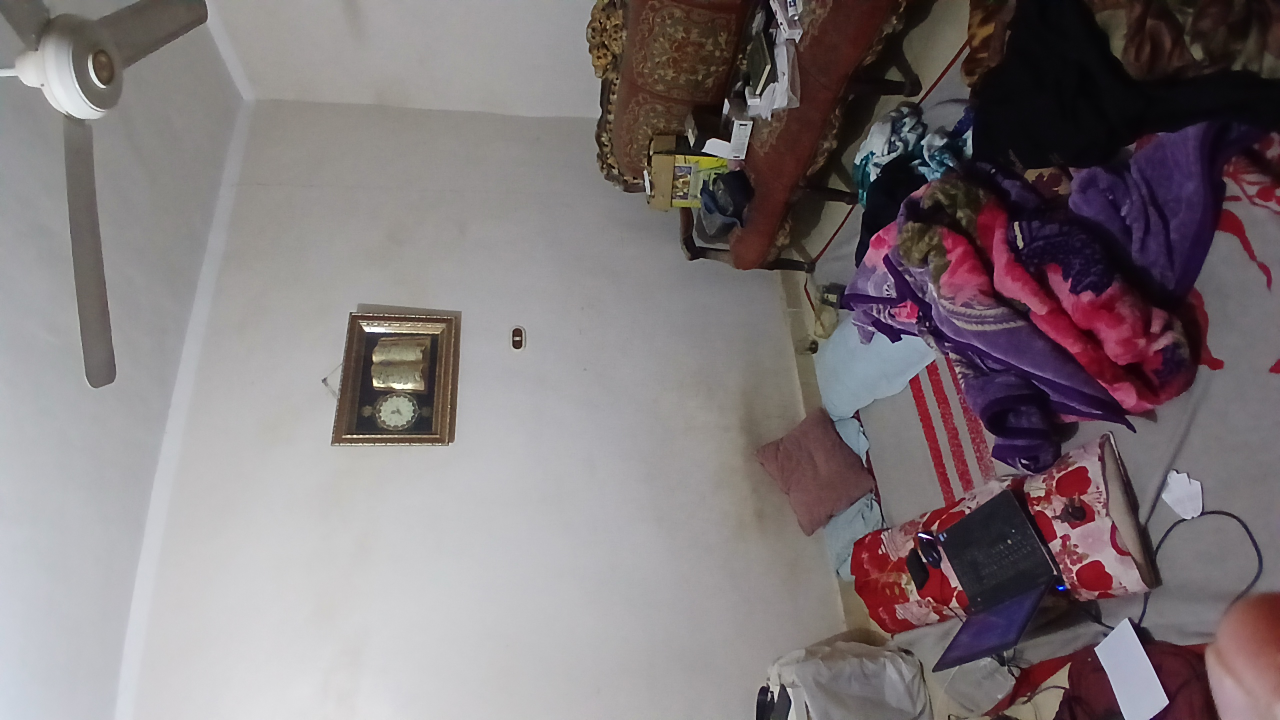
#> input picture maskan3d-lab/analysis/input/images/٢٠٢٦١١٠١_١٨١٦٤٢.jpg, 2560 x 1440 px (shown at 1/2 size); its folder holds only this picture in this run
$ python 03_image_quality.py   (older library calls are emulated)
#> lines starting #> are read from the running program, lines starting #| are printed output that depends on the picture
import os
import glob
import json
import csv
import numpy as np
import cv2
from PIL import Image, ExifTags
from pathlib import Path

INPUT_DIR = Path(r"d:\Projects\maskan-lab\maskan3d-lab\analysis\input\images")
RAW_DIR = Path(r"d:\Projects\maskan-lab\maskan3d-lab\analysis\raw")
RAW_DIR.mkdir(parents=True, exist_ok=True)

def robust_z_score(values):
    vals = np.array(values, dtype=float)
    med = np.median(vals)
    mad = np.median(np.abs(vals - med))
    if mad == 0:
        return np.zeros_like(vals)
    return (vals - med) / (1.4826 * mad)

image_paths = sorted(glob.glob(str(INPUT_DIR / "*.jpg")))
print(f"Analyzing {len(image_paths)} images...")

records = []
for p in image_paths:
    fname = os.path.basename(p)
    file_size_kb = round(os.path.getsize(p) / 1024, 2)

    # 1. EXIF analysis via PIL
    has_exif = False
    make = None
    model = None
    focal_length = None
    datetime_str = None
    orientation = None

    with Image.open(p) as img:
#> img is the input picture: PIL image 2560x1440 RGB; mean R, G, B 127.8, 119, 121.5
        width, height = img.size
        raw_exif = img.getexif()
        if raw_exif:
            has_exif = True
            for tag_id, val in raw_exif.items():
                tag = ExifTags.TAGS.get(tag_id, tag_id)
                if tag == "Make":
                    make = str(val).strip()
                elif tag == "Model":
                    model = str(val).strip()
                elif tag == "FocalLength":
                    try:
                        focal_length = float(val)
                    except:
                        focal_length = str(val)
                elif tag == "DateTime":
                    datetime_str = str(val).strip()
                elif tag == "Orientation":
                    orientation = val
#> this loop made 20 passes
#> (tag_id, val, tag, orientation) on pass 6: (274, 6, 'Orientation', 6)

        # Also check exif IFD for FocalLength if not in 0th IFD
        if has_exif and focal_length is None:
            try:
                exif_ifd = raw_exif.get_ifd(ExifTags.IFD.Exif)
#> exif_ifd = 33 items
                if exif_ifd and 37386 in exif_ifd: # 37386 is FocalLength
                    focal_length = float(exif_ifd[37386])
#> focal_length = 1.4
            except:
                pass

        # Convert to numpy array safely without OpenCV unicode path bugs
        rgb = np.array(img.convert('RGB'))

    # Grayscale for metrics
    gray = cv2.cvtColor(rgb, cv2.COLOR_RGB2GRAY)
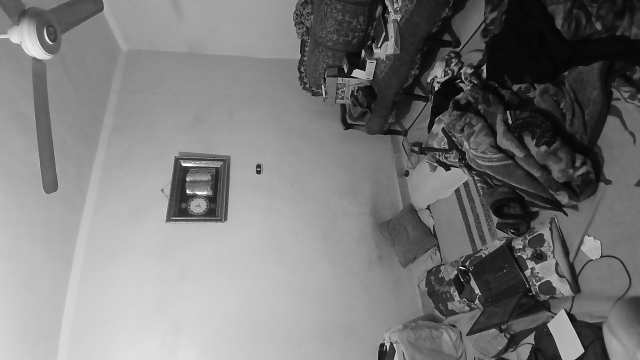
#> gray: shape (1440, 2560) (shown at 1/4 size); min 0, max 255, mean 121.9

    # Blur score: variance of Laplacian
    laplacian = cv2.Laplacian(gray, cv2.CV_64F)
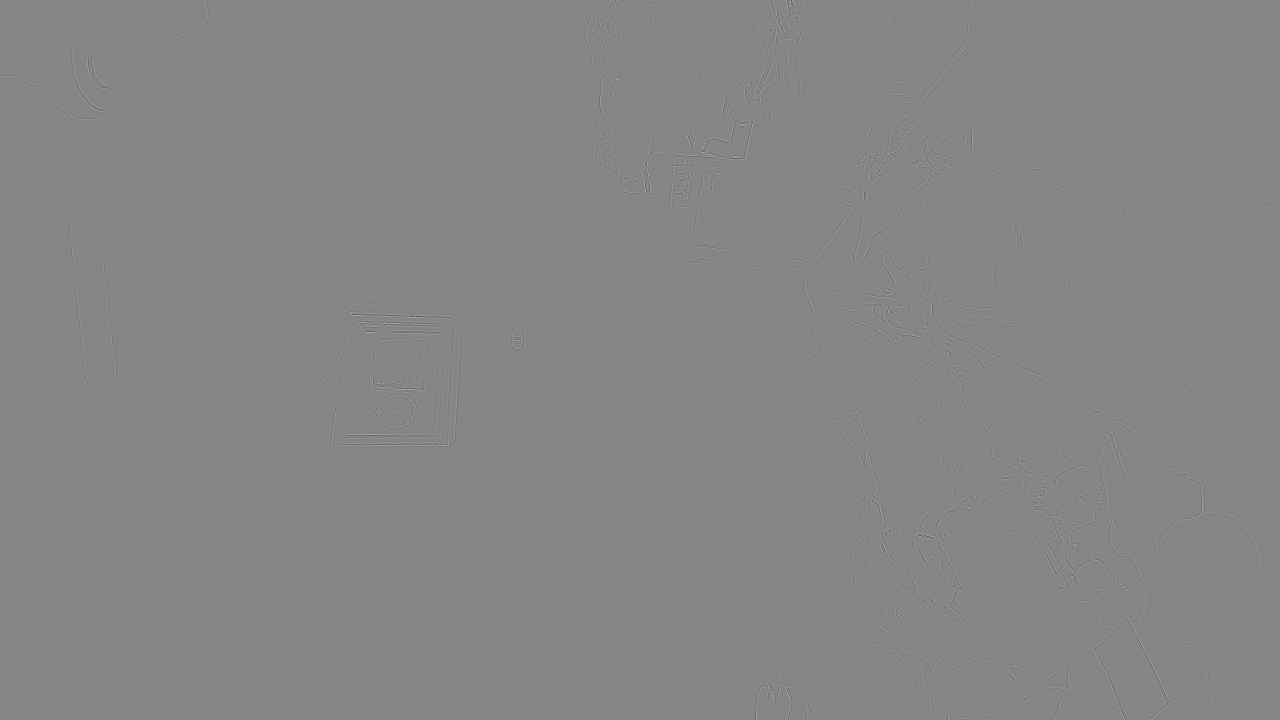
#> laplacian: shape (1440, 2560) float64 (shown at 1/2 size); min -386, max 352, mean 0; drawn with min black and max white
    blur_score = float(laplacian.var())
#> blur_score = 100.2

    # Mean brightness
    mean_brightness = float(np.mean(gray))
#> mean_brightness = 121.9

    # Clipped highlights ratio (pixels >= 250)
    clipped_ratio = float(np.mean(gray >= 250))
#> clipped_ratio = 0.000256

    # Clipped shadows ratio (pixels <= 5)
    shadow_ratio = float(np.mean(gray <= 5))
#> shadow_ratio = 0.000952

    records.append({
        "filename": fname,
        "width": width,
        "height": height,
        "resolution": f"{width}x{height}",
        "file_size_kb": file_size_kb,
        "has_exif": has_exif,
        "make": make,
        "model": model,
        "focal_length": focal_length,
        "datetime": datetime_str,
        "orientation": orientation,
        "blur_score": blur_score,
        "mean_brightness": mean_brightness,
        "clipped_highlights_ratio": clipped_ratio,
        "shadow_ratio": shadow_ratio
    })

# Compute robust z-scores across population
blur_scores = [r["blur_score"] for r in records]
#> blur_scores = [100.2]
brightness_scores = [r["mean_brightness"] for r in records]
#> brightness_scores = [121.9]
clipped_scores = [r["clipped_highlights_ratio"] for r in records]
#> clipped_scores = [0.000256]

blur_z = robust_z_score(blur_scores)
#> in robust_z_score, `vals = np.array(values, dtype=float)`: vals = [100.2]
#> in robust_z_score, `med = np.median(vals)`: med = 100.2
#> in robust_z_score, `mad = np.median(np.abs(vals - med))`: mad = 0
#> blur_z = [0]
bright_z = robust_z_score(brightness_scores)
#> bright_z = [0]
clip_z = robust_z_score(clipped_scores)
#> clip_z = [0]

for i, r in enumerate(records):
    r["blur_z_score"] = float(round(blur_z[i], 3))
    r["brightness_z_score"] = float(round(bright_z[i], 3))
    r["clipped_z_score"] = float(round(clip_z[i], 3))

    # Flag outliers (threshold |z| > 2.5)
    outliers = []
    if abs(r["blur_z_score"]) > 2.5:
        outliers.append(f"blur(z={r['blur_z_score']})")
    if abs(r["brightness_z_score"]) > 2.5:
        outliers.append(f"brightness(z={r['brightness_z_score']})")
    if abs(r["clipped_z_score"]) > 2.5:
        outliers.append(f"clipped_highlights(z={r['clipped_z_score']})")

    r["is_outlier"] = len(outliers) > 0
    r["outlier_flags"] = "; ".join(outliers) if outliers else "None"
#> this loop made 1 pass

# Save CSV
csv_path = RAW_DIR / "image_quality.csv"
fieldnames = [
    "filename", "resolution", "file_size_kb", "has_exif", "make", "model", "focal_length",
    "blur_score", "mean_brightness", "clipped_highlights_ratio",
    "blur_z_score", "brightness_z_score", "clipped_z_score",
    "is_outlier", "outlier_flags"
]

with open(csv_path, "w", newline="", encoding="utf-8") as f:
    writer = csv.DictWriter(f, fieldnames=fieldnames, extrasaction="ignore")
    writer.writeheader()
    writer.writerows(records)

# Summary statistics
summary = {
    "total_images": len(records),
    "resolutions": list(set(r["resolution"] for r in records)),
    "exif_presence_count": sum(1 for r in records if r["has_exif"]),
    "cameras_identified": list(set(f"{r['make']} {r['model']}" for r in records)),
    "blur_score": {
        "min": float(round(np.min(blur_scores), 2)),
        "median": float(round(np.median(blur_scores), 2)),
        "mean": float(round(np.mean(blur_scores), 2)),
        "max": float(round(np.max(blur_scores), 2)),
        "mad": float(round(np.median(np.abs(blur_scores - np.median(blur_scores))), 2))
    },
    "mean_brightness": {
        "min": float(round(np.min(brightness_scores), 2)),
        "median": float(round(np.median(brightness_scores), 2)),
        "mean": float(round(np.mean(brightness_scores), 2)),
        "max": float(round(np.max(brightness_scores), 2)),
        "mad": float(round(np.median(np.abs(brightness_scores - np.median(brightness_scores))), 2))
    },
    "clipped_highlights_ratio": {
        "min": float(round(np.min(clipped_scores), 4)),
        "median": float(round(np.median(clipped_scores), 4)),
        "mean": float(round(np.mean(clipped_scores), 4)),
        "max": float(round(np.max(clipped_scores), 4)),
        "mad": float(round(np.median(np.abs(clipped_scores - np.median(clipped_scores))), 4))
    },
    "outliers": [r for r in records if r["is_outlier"]]
}

with open(RAW_DIR / "03_image_quality_summary.json", "w", encoding="utf-8") as f:
    json.dump(summary, f, indent=2, ensure_ascii=False)

print(f"Saved CSV to {csv_path}")
print(f"Summary: {summary['total_images']} images, Resolutions: {summary['resolutions']}, Outliers: {len(summary['outliers'])}")
#| Summary: 1 images, Resolutions: ['2560x1440'], Outliers: 0

$ run again, on maskan3d-lab/analysis/input/images/٢٠٢٦١١٠١_١٨١٦٥٤.jpg
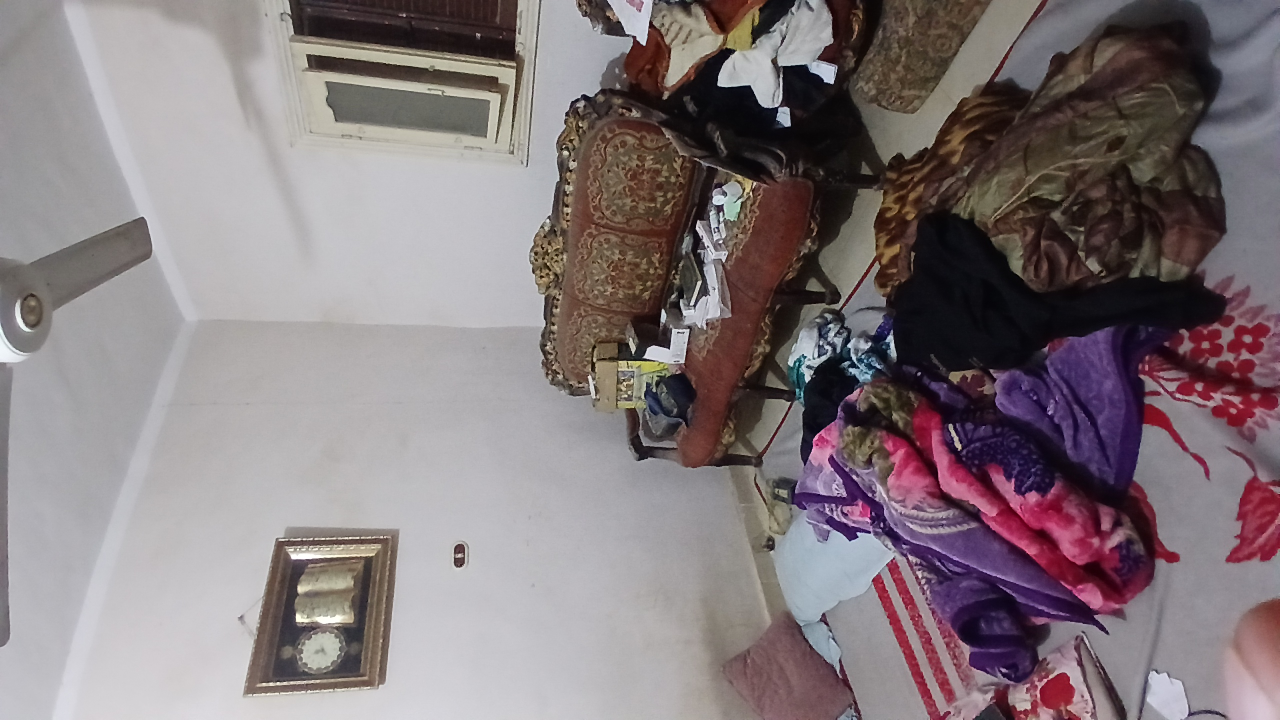
#> input picture maskan3d-lab/analysis/input/images/٢٠٢٦١١٠١_١٨١٦٥٤.jpg, 2560 x 1440 px (shown at 1/2 size)
#> img is the input picture: PIL image 2560x1440 RGB; mean R, G, B 131.3, 120.5, 123.7
#> the loop `for tag_id, val in raw_exif.items():` made 20 passes
#> (tag_id, val, tag, orientation) on pass 6: (274, 6, 'Orientation', 6)
#> exif_ifd = 33 items
#> focal_length = 1.4
#> `gray = cv2.cvtColor(rgb, cv2.COLOR_RGB2GRAY)`:
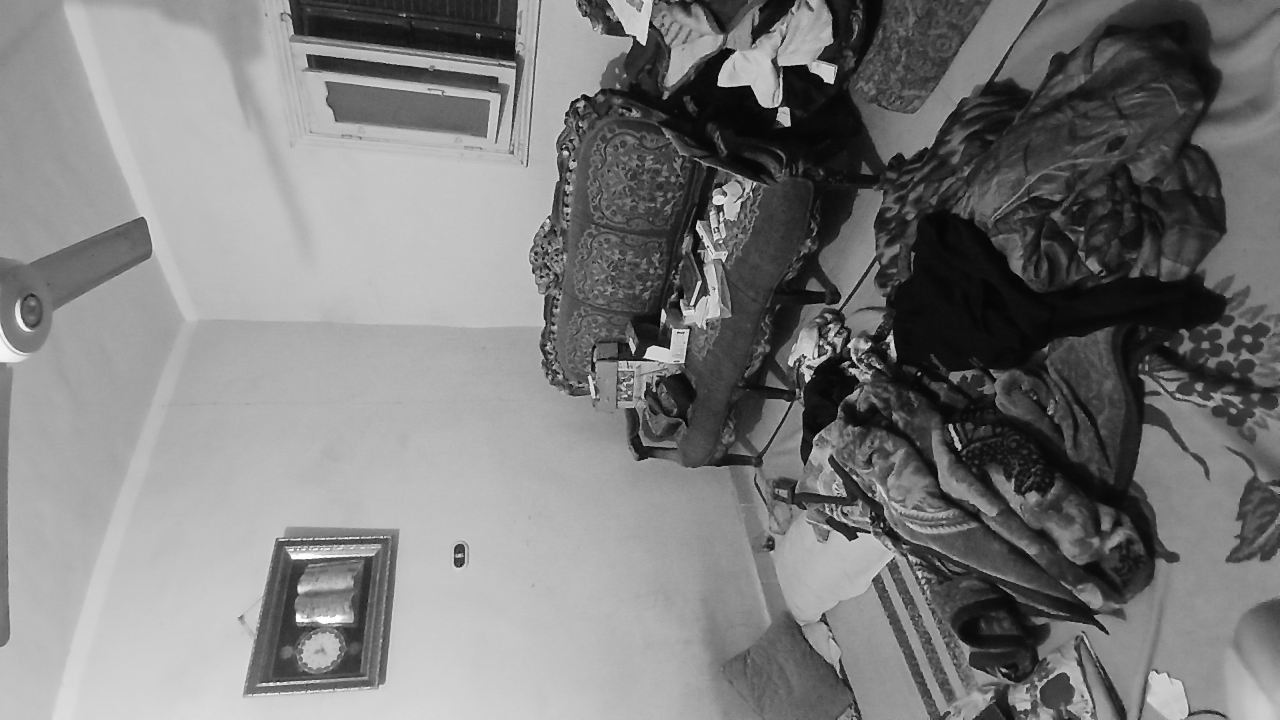
#> gray: shape (1440, 2560) (shown at 1/2 size); min 1, max 255, mean 124.1
#> blur_score = 198.7
#> mean_brightness = 124.1
#> clipped_ratio = 0.000353
#> shadow_ratio = 0.00013
#> blur_scores = [198.7]
#> brightness_scores = [124.1]
#> clipped_scores = [0.000353]
#> vals = [198.7]
#> med = 198.7
#> mad = 0
#> blur_z = [0]
#> the loop `for i, r in enumerate(records):` made 1 pass
#| Summary: 1 images, Resolutions: ['2560x1440'], Outliers: 0

$ run again, on maskan3d-lab/analysis/input/images/٢٠٢٦١١٠١_١٨١٦٥٧.jpg
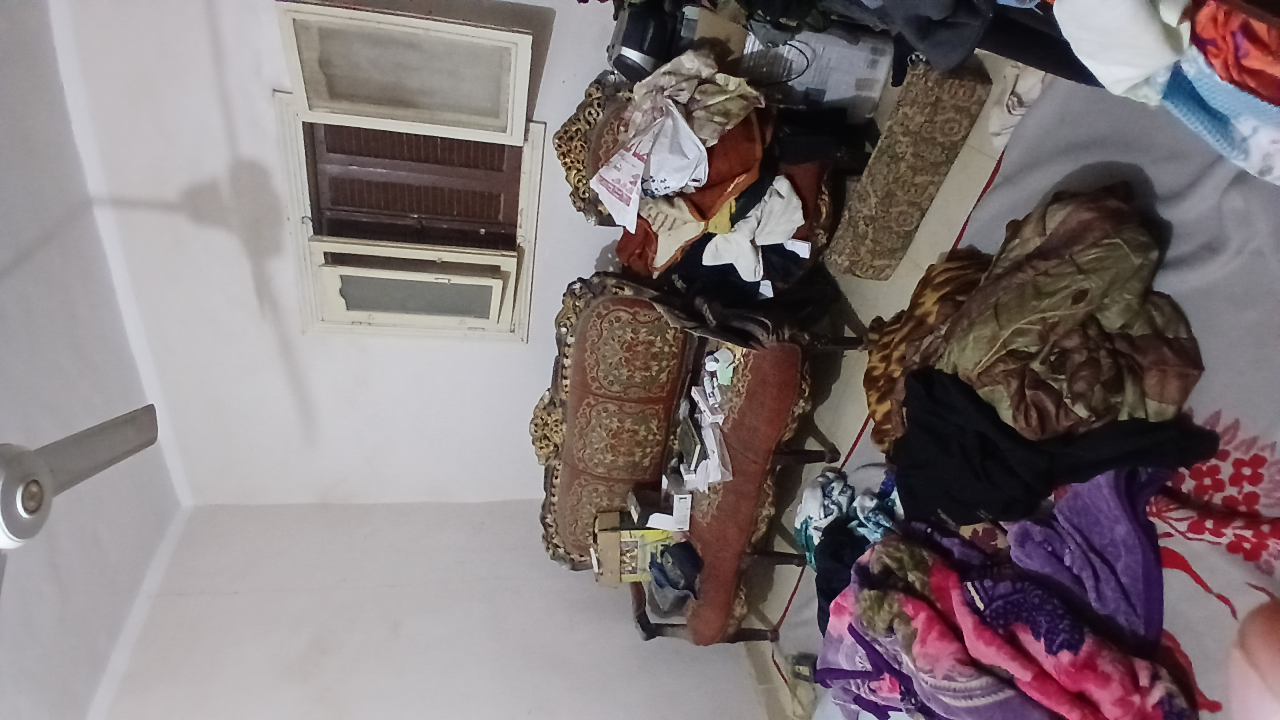
#> input picture maskan3d-lab/analysis/input/images/٢٠٢٦١١٠١_١٨١٦٥٧.jpg, 2560 x 1440 px (shown at 1/2 size)
#> img is the input picture: PIL image 2560x1440 RGB; mean R, G, B 129.1, 118.6, 120.2
#> the loop `for tag_id, val in raw_exif.items():` made 20 passes
#> (tag_id, val, tag, orientation) on pass 6: (274, 6, 'Orientation', 6)
#> exif_ifd = 33 items
#> focal_length = 1.4
#> `gray = cv2.cvtColor(rgb, cv2.COLOR_RGB2GRAY)`:
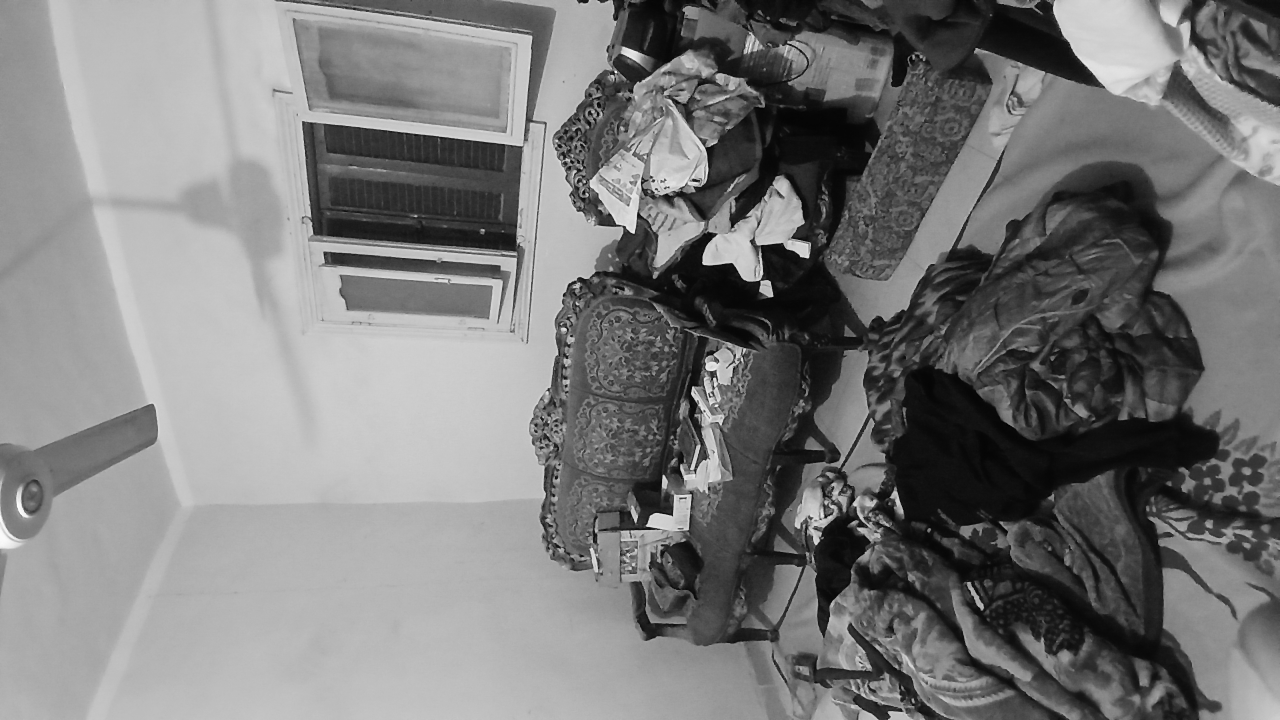
#> gray: shape (1440, 2560) (shown at 1/2 size); min 0, max 255, mean 121.9
#> blur_score = 206.7
#> mean_brightness = 121.9
#> clipped_ratio = 3.15e-05
#> shadow_ratio = 0.000353
#> blur_scores = [206.7]
#> brightness_scores = [121.9]
#> clipped_scores = [3.15e-05]
#> vals = [206.7]
#> med = 206.7
#> mad = 0
#> blur_z = [0]
#> the loop `for i, r in enumerate(records):` made 1 pass
#| Summary: 1 images, Resolutions: ['2560x1440'], Outliers: 0
